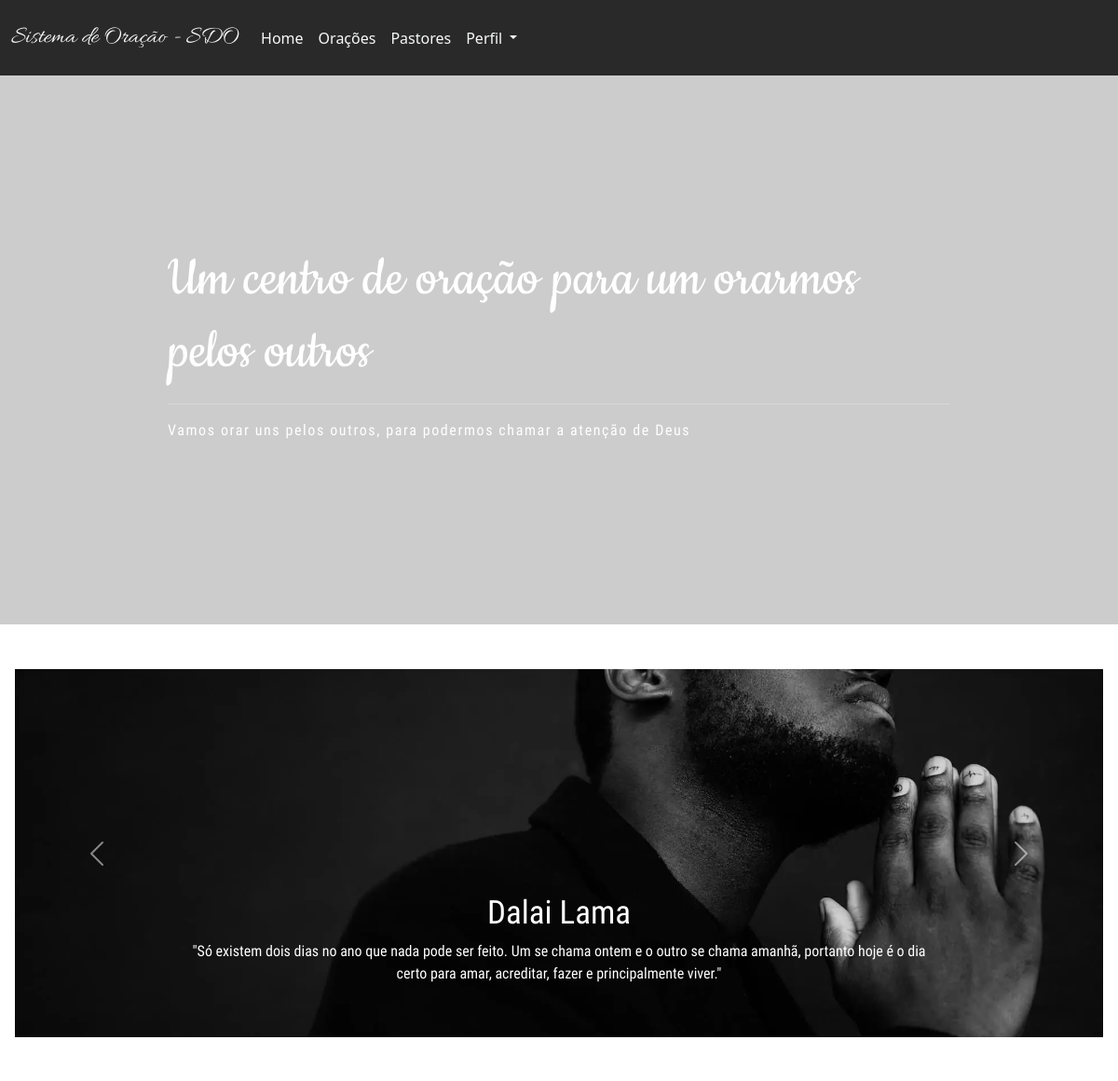
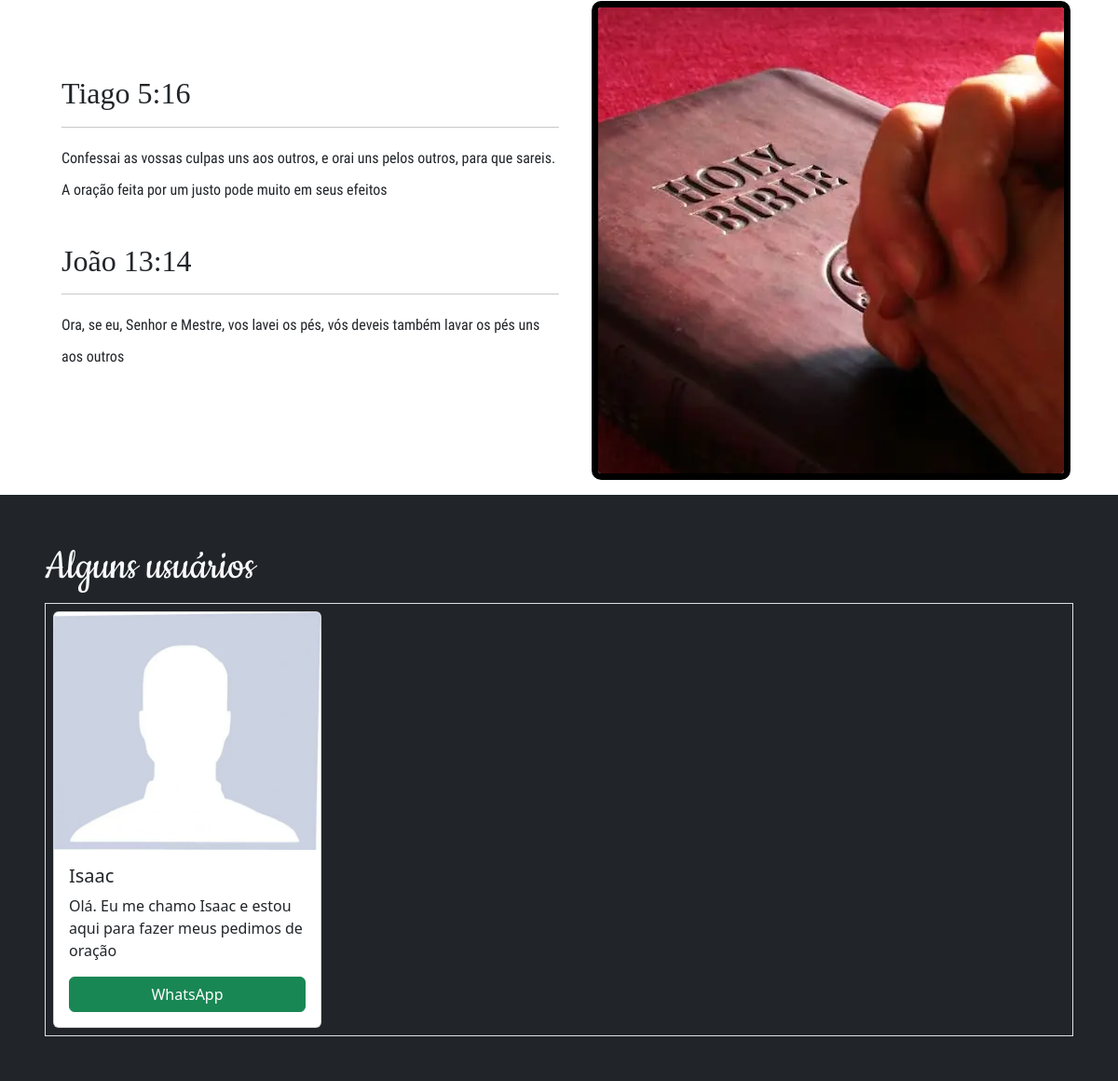
/myp/ (signed in), run on the app's committed database (2 pictures, top to bottom).
### tables this page shows
CREATE TABLE IF NOT EXISTS `citacoes` (
  `id_citacao` tinyint NOT NULL AUTO_INCREMENT,
  `nome_sabio` varchar(100) NOT NULL DEFAULT 'Desconhecido',
  `texto_sabio` text,
  `citacoes_curtidas` int DEFAULT '0',
  `citacoes_comentarios` int DEFAULT '0',
  PRIMARY KEY (`id_citacao`)
);

CREATE TABLE IF NOT EXISTS `cliente` (
  `id` tinyint NOT NULL AUTO_INCREMENT,
  `foto` varchar(100) DEFAULT 'sem-foto.webp',
  `nome` varchar(100) NOT NULL,
  `bio` text,
  `email` varchar(100) DEFAULT NULL,
  `senha` varchar(70) NOT NULL,
  `whatsapp` varchar(100) DEFAULT NULL,
  `DDD` tinyint DEFAULT '55',
  PRIMARY KEY (`id`),
  UNIQUE KEY `email` (`email`)
);

### myp/index.php (the view, shortened to what this page needs)
<?php
require_once('../conexao.php');
?>
<!DOCTYPE html>
<html lang="pt-br">
<head>
    <link href="https://cdn.jsdelivr.net/npm/bootstrap@5.3.0-alpha3/dist/css/bootstrap.min.css" rel="stylesheet">
    <link rel="stylesheet" href="https://cdn.jsdelivr.net/npm/bootstrap-icons@1.10.4/font/bootstrap-icons.css">
    <link rel="stylesheet" href="<?=ASSETS.'css/myp.css'?>">
    <link rel="stylesheet" href="<?=ASSETS.'css/global.css'?>">
</head>
<body>
    <section class="section__background-pray">
        <nav class="navbar navbar-expand-lg black-transparent py-3">
            <div class="container-fluid">
                <a class="navbar-brand allura text-light" style="font-size: 26px" href="#"><?=NS?></a>
                <div class="collapse navbar-collapse" id="navbarNavDropdown">
                    <ul class="navbar-nav">
                        <li class="nav-item">
                            <a class="nav-link text-light" aria-current="page" href="#">Home</a>
                        </li>
                        <li class="nav-item">
                            <a class="nav-link text-light" href="#">Orações</a>
                        </li>
                        <li class="nav-item">
                            <a class="nav-link text-light" href="#">Pastores</a>
                        </li>
                        <li class="nav-item dropdown">
                            <a class="nav-link text-light dropdown-toggle" href="#" role="button" data-bs-toggle="dropdown" aria-expanded="false">
                                Perfil
                            </a>
                        </li>
                    </ul>
                </div>
            </div>
        </nav>
        <div class="white">
            <h1 class="cookie size-65">Um centro de oração para um orarmos pelos outros</h1>
            <hr>
            <p class="letter-spacing roboto-condensed">Vamos orar uns pelos outros, para podermos chamar a atenção de Deus</p>
        </div>
    </section>
    <section class="mx-3 pb-5">
        <div class="pt-5">
            <div id="carouselExample" class="carousel slide">
                <div class="carousel-inner">
                    <?php
                        $query = $pdo->query("SELECT * FROM citacoes where id_citacao = '1';");
                        $res = $query->fetchAll(PDO::FETCH_ASSOC);
                        if (count($res) > 0) {
                            $nome_sabio = $res[0]['nome_sabio'];
                            $citacao = $res[0]['texto_sabio'];
                            ?>
                            <div class="carousel-item active">
                                <img src="<?=ASSETS.'/imgs/convertidas/citacoes_back.webp'?>" class="d-block w-100">
                                <div class="carousel-caption d-none d-md-block">
                                    <h5 class="roboto-condensed size-35"><?=$nome_sabio?></h5>
                                    <div>
                                        <p class="roboto-condensed"><?=$citacao?></p>
                                    </div>
                                </div>
                            </div>
                            <?php
                        }
                    ?>
                </div>
                <button class="carousel-control-prev" type="button" data-bs-target="#carouselExample" data-bs-slide="prev">
                    <span class="carousel-control-prev-icon" aria-hidden="true"></span>
                </button>
                <button class="carousel-control-next" type="button" data-bs-target="#carouselExample" data-bs-slide="next">
                    <span class="carousel-control-next-icon" aria-hidden="true"></span>
                </button>
            </div>
        </div>
    </section>
    <section class="mx-3 mb-3">
        <div class="d-flex flex-wrap">
            <div class="w-50" style="padding: 80px 0px 0px 50px">
                <div class="pb-4">
                    <h2 class="roboto-condensed-light">Tiago 5:16</h2>
                    <hr>
                    <p class="roboto-condensed line-height">Confessai as vossas culpas uns aos outros, e orai uns pelos outros, para que sareis. A oração feita por um justo pode muito em seus efeitos</p>
                </div>
                <div>
                    <h2 class="roboto-condensed-light">João 13:14</h2>
                    <hr>
                    <p class="roboto-condensed line-height">Ora, se eu, Senhor e Mestre, vos lavei os pés, vós deveis também lavar os pés uns aos outros</p>
                </div>
            </div>
            <div class="w-50 text-center">
                <img src="<?=ASSETS.'imgs/convertidas/orai_pelos_outros.webp'?>" alt="Imagem da Bíblia Sagrada" style="border: 7px solid #000; border-radius: 2%">
            </div>
        </div>
    </section>
    <section class="py-5 px-5 bg-dark text-light">
        <div class="">
            <h2 class="cookie size-50">Alguns usuários</h2>
        </div>
        <div class="border p-2">
            <?php
                $query = $pdo->query("SELECT * FROM cliente LIMIT 15;");
                $res = $query->fetchAll(PDO::FETCH_ASSOC);
                if (count($res) > 0) {
                    for ($i = 0;$i < count($res); $i++) {
                        $nome = $res[$i]['nome'];
                        $perfil = $res[$i]['foto'];
                        $bio = $res[$i]['bio'];
                        $tel = $res[$i]['whatsapp'];
                        $ddd = $res[$i]['DDD'];
                        ?>
                            <div class="card" style="width: 18rem;">
                                <img src="<?=ASSETS."imgs/convertidas/$perfil"?>" class="card-img-top" alt="Foto de Usuário do Cliente">
                                <div class="card-body">
                                    <h5 class="card-title"><?=$nome?></h5>
                                    <p class="card-text"><?=$bio?></p>
                                    <a href="https://api.whatsapp.com/send?phone=<?=$ddd.$tel?>&text=Ol%C3%A1,%20Mundo" target="_blank" class="btn btn-success w-100">WhatsApp</a>
                                </div>
                            </div>
                        <?php
                    }
                }
            ?>
        </div>
    </section>
</body>
</html>

### assets/css/myp.css (style rules this page uses)
.section__background-pray { background: linear-gradient(rgba(0, 0, 0, 0.2), rgba(0, 0, 0, 0.2)), url('../imgs/convertidas/background.webp'); background-repeat: no-repeat; background-size: 100%; background-position: bottom; background-attachment: fixed; }
.white { padding: 180px; color: white; }
.size-65 { font-size: 65px; }
.letter-spacing { letter-spacing: 1.6px; }
.black-transparent { background: linear-gradient(rgba(0, 0, 0, 0.8), rgba(0, 0, 0, 0.8)); }

### assets/css/global.css (style rules this page uses)
* { margin: 0px; padding: 0px; }
.allura { font-family: 'Allura'; }
.cookie { font-family: 'Cookie'; }
.roboto-condensed { font-family: 'Roboto-Condensed'; }
.roboto-condensed-light { font-family: 'Roboto-Condensed-Light'; }
.size-50 { font-size: 50px; }
.size-35 { font-size: 35px; }
.line-height { line-height: 34px; }

### data on the page
citacoes: nome_sabio "Dalai Lama", texto_sabio "\"Só existem dois dias no ano que nada pode ser feito. Um se chama ontem e o outro se chama amanhã, portanto hoje é o dia certo para amar, acreditar, fazer e principalmente viver.\""
cliente: foto (picture), nome "Isaac", bio "Olá. Eu me chamo Isaac e estou aqui para fazer meus pedimos de oração"

### other printed values
NS "Sistema de Oração - SDO"
